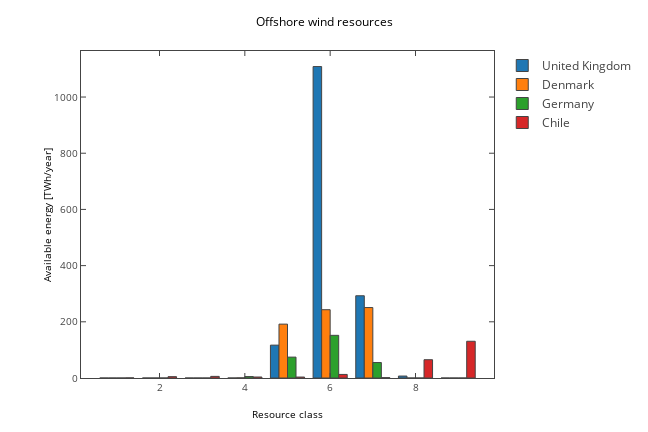

This figure's notebook cell:
### Code cell
mpl_fig = plt.figure(figsize=(9,6))
ax = mpl_fig.add_subplot(111)
x=np.array(list(wind_res2[countries[0]].keys()))
    
for i,country in enumerate(countries):
    y=wind_res2[country].values()
    ax.bar(x,y,width=0.8)
ax.set_ylabel('Available energy [TWh/year]')
ax.set_xlabel('Resource class')
ax.set_title('Offshore wind resources')
plotly_fig = tls.mpl_to_plotly(mpl_fig)
for i,e in enumerate(plotly_fig['data']):
    e['name']=countries[i]
plotly_fig["layout"]["showlegend"] = True
plotly_fig["layout"]['hovermode']='x'
iplot(plotly_fig, filename='ofs2')

### Figure 1 — Plotly figure (JSON) as saved in the notebook; plotly's stock layout.template omitted (floating-point values rounded to 4 significant figures)
{"data": [{"marker": {"color": "#1F77B4", "line": {"width": 1}}, "name": "United Kingdom", "opacity": 1, "orientation": "v", "type": "bar", "uid": "9a18e9c0-cf0e-11e8-985c-b00594f12df5", "x": [1, 2, 3, 4, 5, 6, 7, 8, 9], "xaxis": "x", "y": [0, 0, 0, 0, 116.9, 1108.0, 292.7, 6.941, 0], "yaxis": "y"}, {"marker": {"color": "#FF7F0E", "line": {"width": 1}}, "name": "Denmark", "opacity": 1, "orientation": "v", "type": "bar", "uid": "9a1d5686-cf0e-11e8-8dcc-b00594f12df5", "x": [1, 2, 3, 4, 5, 6, 7, 8, 9], "xaxis": "x", "y": [0, 0, 0, 0.4586, 191.7, 243.1, 250.7, 0, 0], "yaxis": "y"}, {"marker": {"color": "#2CA02C", "line": {"width": 1}}, "name": "Germany", "opacity": 1, "orientation": "v", "type": "bar", "uid": "9a1feed4-cf0e-11e8-9af8-b00594f12df5", "x": [1, 2, 3, 4, 5, 6, 7, 8, 9], "xaxis": "x", "y": [0, 0, 0, 5.089, 74.31, 151.9, 55.03, 0, 0], "yaxis": "y"}, {"marker": {"color": "#D62728", "line": {"width": 1}}, "name": "Chile", "opacity": 1, "orientation": "v", "type": "bar", "uid": "9a223866-cf0e-11e8-9ee0-b00594f12df5", "x": [1, 2, 3, 4, 5, 6, 7, 8, 9], "xaxis": "x", "y": [0.432, 4.767, 5.725, 3.558, 3.341, 12.72, 1.241, 65.11, 130.8], "yaxis": "y"}], "layout": {"autosize": false, "bargap": 0.2, "height": 432, "hovermode": "x", "margin": {"b": 54, "l": 81, "pad": 0, "r": 64, "t": 51}, "showlegend": true, "title": "Offshore wind resources", "titlefont": {"color": "#000000", "size": 12}, "width": 648, "xaxis": {"anchor": "y", "domain": [0, 1], "mirror": "ticks", "nticks": 6, "range": [0.16, 9.84], "showgrid": false, "showline": true, "side": "bottom", "tickfont": {"size": 10}, "ticks": "inside", "title": "Resource class", "titlefont": {"color": "#000000", "size": 10}, "type": "linear", "zeroline": false}, "yaxis": {"anchor": "x", "domain": [0, 1], "mirror": "ticks", "nticks": 7, "range": [0, 1164.0], "showgrid": false, "showline": true, "side": "left", "tickfont": {"size": 10}, "ticks": "inside", "title": "Available energy [TWh/year]", "titlefont": {"color": "#000000", "size": 10}, "type": "linear", "zeroline": false}}}
